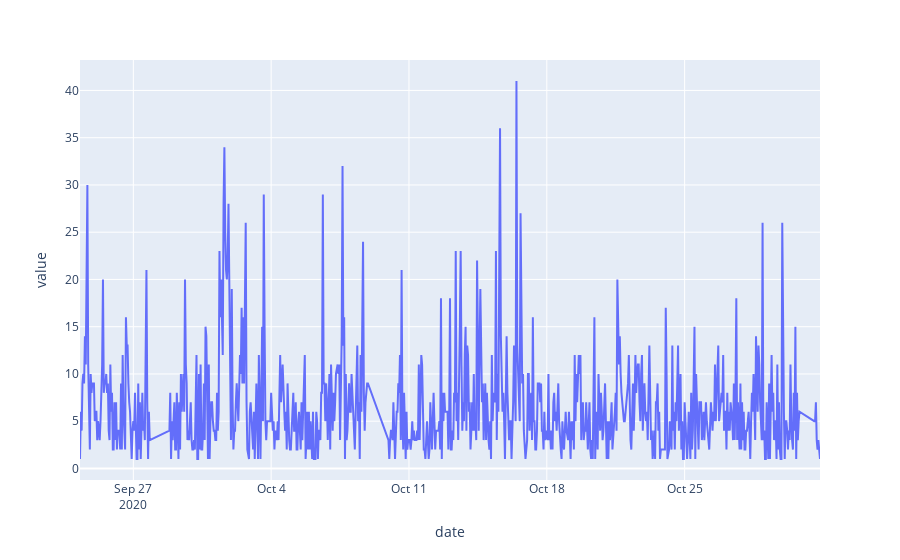

Notebook code for this chart:
### Code cell
df_1 = pd.read_csv("nb_tweet_h_uyghurs.csv")
df_1["date"] = pd.to_datetime(df_1["date"], format = "%Y-%m-%dT%H")
fig = px.line(df_1, x="date", y="value")
fig.show()

### Figure 1 — Plotly figure (JSON) as saved in the notebook; plotly's stock layout.template omitted (floating-point values rounded to 4 significant figures; data arrays with more than 128 entries replaced by an {"elided": "..."} marker saying what was removed)
{"data": [{"hoverlabel": {"namelength": 0}, "hovertemplate": "date=%{x}<br>value=%{y}", "legendgroup": "", "line": {"color": "#636efa", "dash": "solid"}, "mode": "lines", "name": "", "showlegend": false, "type": "scatter", "x": {"elided": "785 str values"}, "xaxis": "x", "y": {"elided": "785 int values"}, "yaxis": "y"}], "layout": {"legend": {"tracegroupgap": 0}, "margin": {"t": 60}, "xaxis": {"anchor": "y", "domain": [0, 1], "title": {"text": "date"}}, "yaxis": {"anchor": "x", "domain": [0, 1], "title": {"text": "value"}}}}
